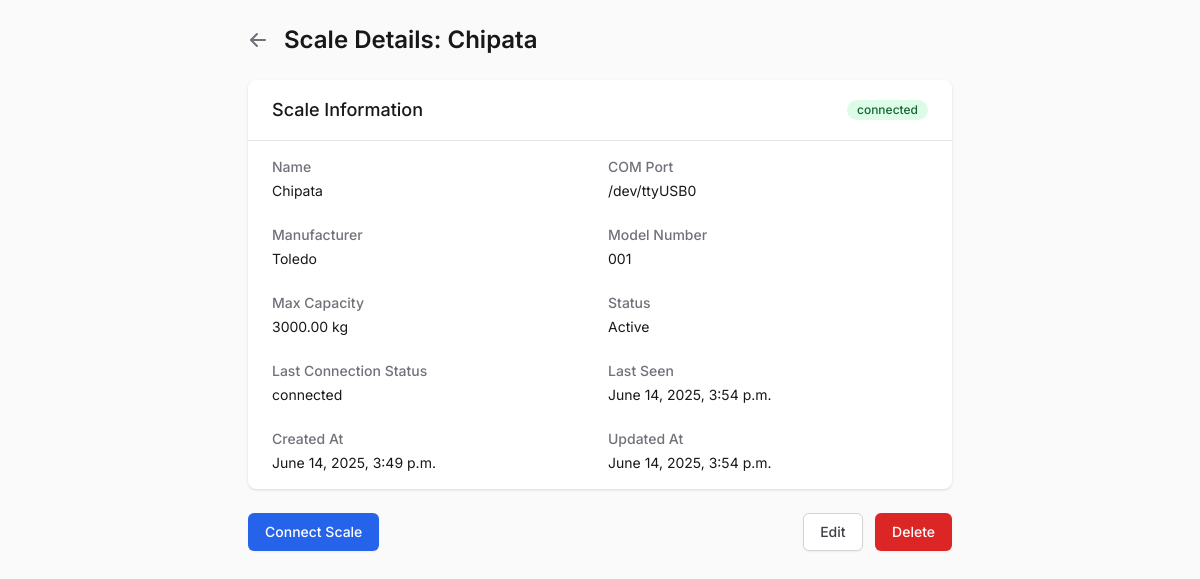
Page /scale/scales/4/ (signed in) on the committed database.
### scale/models.py (models this page shows, shortened)
class Scale(models.Model):
    name = models.CharField(max_length=100)
    com_port = models.CharField(max_length=50)
    manufacturer = models.CharField(max_length=50)
    model_number = models.CharField(max_length=50)
    max_capacity = models.DecimalField(max_digits=10, decimal_places=2, help_text="Maximum weight capacity in kg")
    is_active = models.BooleanField(default=True)
    last_connection_status = models.CharField(max_length=50, default='disconnected')
    last_seen = models.DateTimeField(null=True, blank=True)
    created_at = models.DateTimeField(auto_now_add=True)
    updated_at = models.DateTimeField(auto_now=True)

### scale/views.py (the view)
# urls.py: path('scales/<int:pk>/', views.scale_detail, name='scale_detail'),
@login_required
@user_passes_test(is_admin)
def scale_detail(request, pk):
    scale = get_object_or_404(Scale, pk=pk)
    return render(request, 'scale/scale_detail.html', {'scale': scale})

### users/views.py (called while the page is built)
def is_admin(user):
    return user.is_authenticated and user.role == 'admin' or user.is_superuser

### scale/templates/scale/scale_detail.html (shortened to what this page needs)
<!DOCTYPE html>
<html>
<head>
    <script src="https://cdn.tailwindcss.com"></script>
</head>
<body class="bg-zinc-50 min-h-screen">
    <div class="max-w-3xl mx-auto py-6 px-4 sm:px-6 lg:px-8">
        <div class="flex items-center mb-6">
            <a href="{% url 'scale:scale_list' %}" class="mr-4 text-zinc-500 hover:text-zinc-700">
                <svg xmlns="http://www.w3.org/2000/svg" class="h-5 w-5" viewBox="0 0 20 20" fill="currentColor">
                    <path fill-rule="evenodd" d="M9.707 16.707a1 1 0 01-1.414 0l-6-6a1 1 0 010-1.414l6-6a1 1 0 011.414 1.414L5.414 9H17a1 1 0 110 2H5.414l4.293 4.293a1 1 0 010 1.414z" clip-rule="evenodd" />
                </svg>
            </a>
            <h1 class="text-2xl font-semibold text-zinc-900">Scale Details: {{ scale.name }}</h1>
        </div>
        <div class="bg-white shadow rounded-lg overflow-hidden mb-6">
            <div class="border-b border-zinc-200 px-6 py-4 flex justify-between items-center">
                <h2 class="text-lg font-medium text-zinc-900">Scale Information</h2>
                <div class="inline-flex items-center space-x-2">
                    <span class="inline-flex items-center px-2.5 py-0.5 rounded-full text-xs font-medium {% if scale.is_active and scale.last_connection_status == 'connected' %}bg-green-100 text-green-800{% elif not scale.is_active %}bg-red-100 text-red-800{% else %}bg-amber-100 text-amber-800{% endif %}">
                        {% if scale.is_active %}
                            {{ scale.last_connection_status }}
                        {% else %}
                            inactive
                        {% endif %}
                    </span>
                </div>
            </div>
            <div class="px-6 py-4">
                <dl class="grid grid-cols-1 md:grid-cols-2 gap-x-4 gap-y-6">
                    <div>
                        <dt class="text-sm font-medium text-zinc-500">Name</dt>
                        <dd class="mt-1 text-sm text-zinc-900">{{ scale.name }}</dd>
                    </div>
                    <div>
                        <dt class="text-sm font-medium text-zinc-500">COM Port</dt>
                        <dd class="mt-1 text-sm text-zinc-900">{{ scale.com_port }}</dd>
                    </div>
                    <div>
                        <dt class="text-sm font-medium text-zinc-500">Manufacturer</dt>
                        <dd class="mt-1 text-sm text-zinc-900">{{ scale.manufacturer }}</dd>
                    </div>
                    <div>
                        <dt class="text-sm font-medium text-zinc-500">Model Number</dt>
                        <dd class="mt-1 text-sm text-zinc-900">{{ scale.model_number }}</dd>
                    </div>
                    <div>
                        <dt class="text-sm font-medium text-zinc-500">Max Capacity</dt>
                        <dd class="mt-1 text-sm text-zinc-900">{{ scale.max_capacity }} kg</dd>
                    </div>
                    <div>
                        <dt class="text-sm font-medium text-zinc-500">Status</dt>
                        <dd class="mt-1 text-sm text-zinc-900">{{ scale.is_active|yesno:"Active,Inactive" }}</dd>
                    </div>
                    <div>
                        <dt class="text-sm font-medium text-zinc-500">Last Connection Status</dt>
                        <dd class="mt-1 text-sm text-zinc-900">{{ scale.last_connection_status }}</dd>
                    </div>
                    <div>
                        <dt class="text-sm font-medium text-zinc-500">Last Seen</dt>
                        <dd class="mt-1 text-sm text-zinc-900">{{ scale.last_seen|default:"Never" }}</dd>
                    </div>
                    <div>
                        <dt class="text-sm font-medium text-zinc-500">Created At</dt>
                        <dd class="mt-1 text-sm text-zinc-900">{{ scale.created_at }}</dd>
                    </div>
                    <div>
                        <dt class="text-sm font-medium text-zinc-500">Updated At</dt>
                        <dd class="mt-1 text-sm text-zinc-900">{{ scale.updated_at }}</dd>
                    </div>
                </dl>
            </div>
        </div>
        <div class="flex justify-between">
            <div>
                <button onclick="connectScale('{{ scale.id }}')" class="inline-flex justify-center rounded-md border border-transparent bg-blue-600 py-2 px-4 text-sm font-medium text-white shadow-sm hover:bg-blue-700 focus:outline-none focus:ring-2 focus:ring-blue-500 focus:ring-offset-2 mr-2">
                    Connect Scale
                </button>
            </div>
            <div class="space-x-2">
                <a href="{% url 'scale:scale_edit' scale.id %}" class="inline-flex justify-center rounded-md border border-zinc-300 bg-white py-2 px-4 text-sm font-medium text-zinc-700 shadow-sm hover:bg-zinc-50 focus:outline-none focus:ring-2 focus:ring-blue-500 focus:ring-offset-2">
                    Edit
                </a>
                <a href="{% url 'scale:scale_delete' scale.id %}" class="inline-flex justify-center rounded-md border border-transparent bg-red-600 py-2 px-4 text-sm font-medium text-white shadow-sm hover:bg-red-700 focus:outline-none focus:ring-2 focus:ring-red-500 focus:ring-offset-2" onclick="return confirm('Are you sure you want to delete this scale?')">
                    Delete
                </a>
            </div>
        </div>
    </div>
</body>
</html>

### rows in the picture
Scale: name "Chipata", last_connection_status "connected", com_port "/dev/ttyUSB0", manufacturer "Toledo", model_number "001", max_capacity "3000.00", is_active "Active", last_seen "June 14, 2025, 3:54 p.m.", created_at "June 14, 2025, 3:49 p.m.", updated_at "June 14, 2025, 3:54 p.m."
